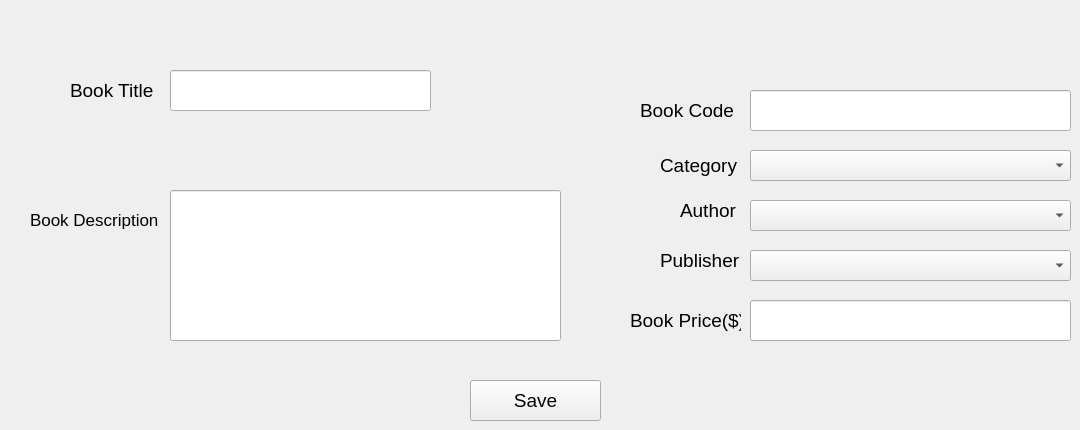
      <widget class="QWidget" name="tab_5">
       <attribute name="title">
        <string>Add New Book</string>
       </attribute>
       <widget class="QLineEdit" name="lineEdit_2">
        <property name="geometry">
         <rect>
          <x>170</x>
          <y>70</y>
          <width>261</width>
          <height>41</height>
         </rect>
        </property>
       </widget>
       <widget class="QLineEdit" name="lineEdit_3">
        <property name="geometry">
         <rect>
          <x>750</x>
          <y>90</y>
          <width>321</width>
          <height>41</height>
         </rect>
        </property>
       </widget>
       <widget class="QComboBox" name="comboBox_3">
        <property name="geometry">
         <rect>
          <x>750</x>
          <y>150</y>
          <width>321</width>
          <height>31</height>
         </rect>
        </property>
       </widget>
       <widget class="QComboBox" name="comboBox_4">
        <property name="geometry">
         <rect>
          <x>750</x>
          <y>200</y>
          <width>321</width>
          <height>31</height>
         </rect>
        </property>
       </widget>
       <widget class="QComboBox" name="comboBox_5">
        <property name="geometry">
         <rect>
          <x>750</x>
          <y>250</y>
          <width>321</width>
          <height>31</height>
         </rect>
        </property>
       </widget>
       <widget class="QLineEdit" name="lineEdit_4">
        <property name="geometry">
         <rect>
          <x>750</x>
          <y>300</y>
          <width>321</width>
          <height>41</height>
         </rect>
        </property>
       </widget>
       <widget class="QPushButton" name="pushButton_7">
        <property name="geometry">
         <rect>
          <x>470</x>
          <y>380</y>
          <width>131</width>
          <height>41</height>
         </rect>
        </property>
        <property name="font">
         <font>
          <family>Segoe UI</family>
          <pointsize>14</pointsize>
         </font>
        </property>
        <property name="text">
         <string>Save</string>
        </property>
       </widget>
       <widget class="QLabel" name="label_3">
        <property name="geometry">
         <rect>
          <x>70</x>
          <y>80</y>
          <width>91</width>
          <height>21</height>
         </rect>
        </property>
        <property name="font">
         <font>
          <family>Segoe UI</family>
          <pointsize>14</pointsize>
         </font>
        </property>
        <property name="text">
         <string>Book Title</string>
        </property>
       </widget>
       <widget class="QLabel" name="label_4">
        <property name="geometry">
         <rect>
          <x>640</x>
          <y>100</y>
          <width>101</width>
          <height>21</height>
         </rect>
        </property>
        <property name="font">
         <font>
          <family>Segoe UI</family>
          <pointsize>14</pointsize>
         </font>
        </property>
        <property name="text">
         <string>Book Code</string>
        </property>
       </widget>
       <widget class="QLabel" name="label_5">
        <property name="geometry">
         <rect>
          <x>630</x>
          <y>310</y>
          <width>111</width>
          <height>21</height>
         </rect>
        </property>
        <property name="font">
         <font>
          <family>Segoe UI</family>
          <pointsize>14</pointsize>
         </font>
        </property>
        <property name="text">
         <string>Book Price($)</string>
        </property>
       </widget>
       <widget class="QLabel" name="label_6">
        <property name="geometry">
         <rect>
          <x>660</x>
          <y>150</y>
          <width>81</width>
          <height>31</height>
         </rect>
        </property>
        <property name="font">
         <font>
          <family>Segoe UI</family>
          <pointsize>14</pointsize>
         </font>
        </property>
        <property name="text">
         <string>Category</string>
        </property>
       </widget>
       <widget class="QLabel" name="label_7">
        <property name="geometry">
         <rect>
          <x>680</x>
          <y>200</y>
          <width>61</width>
          <height>21</height>
         </rect>
        </property>
        <property name="font">
         <font>
          <family>Segoe UI</family>
          <pointsize>14</pointsize>
         </font>
        </property>
        <property name="text">
         <string>Author</string>
        </property>
       </widget>
       <widget class="QLabel" name="label_8">
        <property name="geometry">
         <rect>
          <x>660</x>
          <y>250</y>
          <width>81</width>
          <height>21</height>
         </rect>
        </property>
        <property name="font">
         <font>
          <family>Segoe UI</family>
          <pointsize>14</pointsize>
         </font>
        </property>
        <property name="text">
         <string>Publisher</string>
        </property>
       </widget>
       <widget class="QLineEdit" name="lineEdit_25">
        <property name="geometry">
         <rect>
          <x>170</x>
          <y>190</y>
          <width>391</width>
          <height>151</height>
         </rect>
        </property>
       </widget>
       <widget class="QLabel" name="label_36">
        <property name="geometry">
         <rect>
          <x>30</x>
          <y>210</y>
          <width>131</width>
          <height>20</height>
         </rect>
        </property>
        <property name="font">
         <font>
          <family>MS Shell Dlg 2</family>
          <pointsize>13</pointsize>
         </font>
        </property>
        <property name="text">
         <string>Book Description</string>
        </property>
       </widget>
      </widget>
